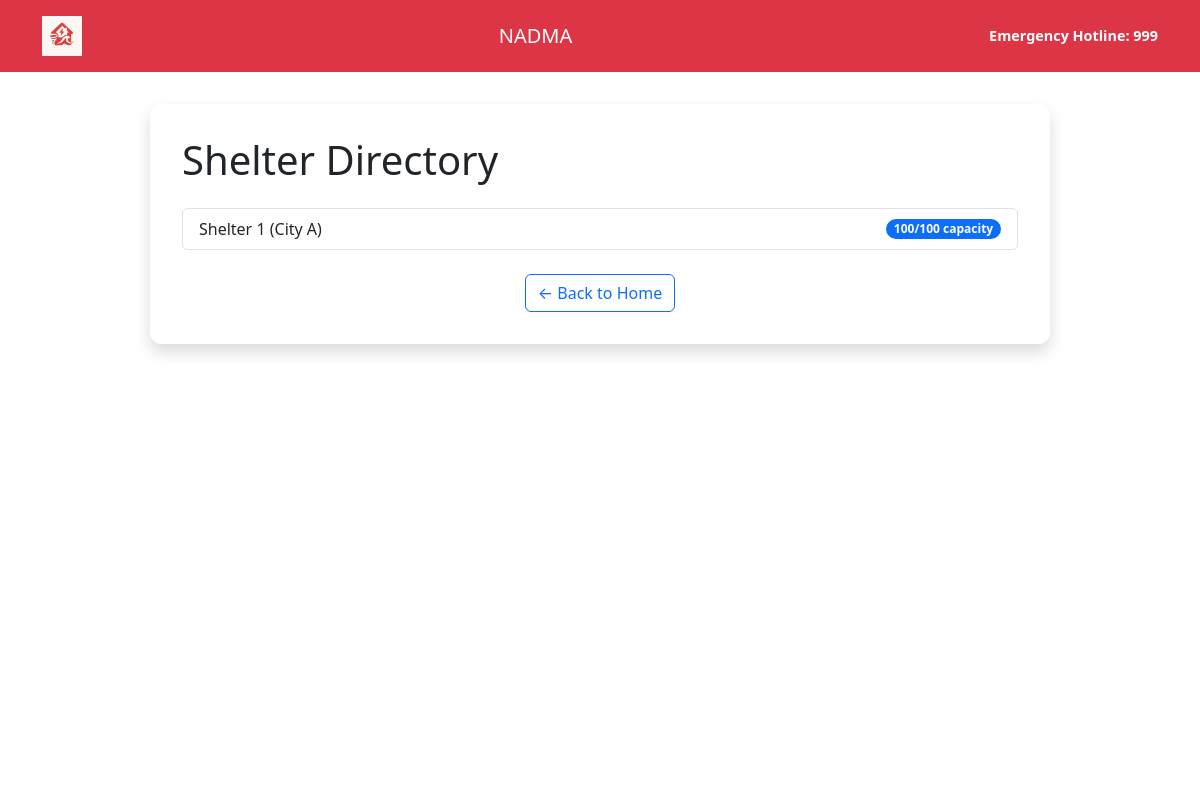
Screenshot of /citizen/shelters/ with the database file from the repository.
### dris_app/models.py (models this page shows, shortened)
class Shelter(models.Model):
    name = models.CharField(max_length=100)
    location = models.CharField(max_length=255)
    capacity = models.IntegerField()
    available_space = models.IntegerField()

### dris_app/views.py (the view)
# urls.py: path('citizen/shelters/', views.citizen_shelters_view, name='citizen_shelters'),
def citizen_shelters_view(request):
    shelters = Shelter.objects.all()
    return render(request, 'citizen_shelters.html', {'shelters': shelters})

### dris_app/templates/citizen_shelters.html (shortened to what this page needs)
{% load static %}
<!DOCTYPE html>
<html lang="en">
<head>
    <link rel="stylesheet" href="https://cdn.jsdelivr.net/npm/bootstrap@5.3.0/dist/css/bootstrap.min.css" />
</head>
<body>
    <video autoplay muted loop class="video-bg">
        <source src="{% static 'backgrounds/shelter.mp4' %}" type="video/mp4">
    </video>
    <header class="bg-danger text-white py-3 mb-4">
        <div class="container navbar-header-custom">
            <img src="{% static 'images/nadma_logo.png' %}" alt="NADMA Logo">
            <h5>NADMA</h5>
            <div class="hotline-text">Emergency Hotline: 999</div>
        </div>
    </header>
    <div class="container content-container shadow">
        <h1 class="text-dark mb-4">Shelter Directory</h1>
        {% if shelters %}
            <ul class="list-group">
                {% for shelter in shelters %}
                    <li class="list-group-item d-flex justify-content-between align-items-center">
                        {{ shelter.name }} ({{ shelter.location }})
                        <span class="badge bg-primary rounded-pill">
                            {{ shelter.available_space }}/{{ shelter.capacity }} capacity
                        </span>
                    </li>
                {% endfor %}
            </ul>
        {% else %}
            <p class="text-muted text-center mt-4">No shelters available at the moment.</p>
        {% endif %}
        <div class="mt-4 text-center">
            <a href="{% url 'home' %}" class="btn btn-outline-primary">← Back to Home</a>
        </div>
    </div>
</body>
</html>

### dris_app/templates/citizen_shelters.html (style rules this page uses)
.video-bg { position: fixed; top: 0; left: 0; width: 100%; height: 100%; object-fit: cover; z-index: -1; }
body, html { height: 100%; margin: 0; padding: 0; }
.content-container { position: relative; z-index: 1; background-color: rgba(255, 255, 255, 0.85); padding: 2rem; border-radius: 12px; max-width: 900px; margin: 2rem auto; }
.navbar-header-custom { display: flex; align-items: center; justify-content: space-between; }
.navbar-header-custom img { height: 40px; }
.navbar-header-custom h5 { flex-grow: 1; text-align: center; margin: 0; }
.hotline-text { font-size: 0.9rem; font-weight: bold; white-space: nowrap; }

### rows the page displays
Shelter: name "Shelter 1", location "City A", available_space "100", capacity "100"
